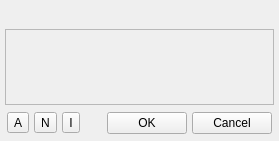
<?xml version="1.0" encoding="UTF-8"?>
<ui version="4.0">
 <class>Form</class>
 <widget class="QWidget" name="Form">
  <property name="geometry">
   <rect>
    <x>0</x>
    <y>0</y>
    <width>279</width>
    <height>141</height>
   </rect>
  </property>
  <property name="windowTitle">
   <string>Form</string>
  </property>
  <layout class="QVBoxLayout" name="verticalLayout">
   <property name="spacing">
    <number>5</number>
   </property>
   <property name="margin">
    <number>5</number>
   </property>
   <item>
    <widget class="QLabel" name="labelInfo">
     <property name="text">
      <string/>
     </property>
    </widget>
   </item>
   <item>
    <widget class="QWidget" name="containerTextTerm" native="true">
     <property name="sizePolicy">
      <sizepolicy hsizetype="Expanding" vsizetype="Fixed">
       <horstretch>0</horstretch>
       <verstretch>0</verstretch>
      </sizepolicy>
     </property>
    </widget>
   </item>
   <item>
    <widget class="QFrame" name="containerResultTree">
     <property name="sizePolicy">
      <sizepolicy hsizetype="Preferred" vsizetype="Expanding">
       <horstretch>0</horstretch>
       <verstretch>0</verstretch>
      </sizepolicy>
     </property>
     <property name="frameShape">
      <enum>QFrame::StyledPanel</enum>
     </property>
     <property name="frameShadow">
      <enum>QFrame::Raised</enum>
     </property>
    </widget>
   </item>
   <item>
    <widget class="QWidget" name="containerBottom" native="true">
     <property name="sizePolicy">
      <sizepolicy hsizetype="Preferred" vsizetype="Fixed">
       <horstretch>0</horstretch>
       <verstretch>0</verstretch>
      </sizepolicy>
     </property>
     <layout class="QHBoxLayout" name="horizontalLayout">
      <property name="spacing">
       <number>5</number>
      </property>
      <property name="margin">
       <number>2</number>
      </property>
      <item>
       <widget class="QToolButton" name="buttonAll">
        <property name="text">
         <string>A</string>
        </property>
       </widget>
      </item>
      <item>
       <widget class="QToolButton" name="buttonNone">
        <property name="text">
         <string>N</string>
        </property>
       </widget>
      </item>
      <item>
       <widget class="QToolButton" name="buttonInverse">
        <property name="text">
         <string>I</string>
        </property>
       </widget>
      </item>
      <item>
       <spacer name="horizontalSpacer">
        <property name="orientation">
         <enum>Qt::Horizontal</enum>
        </property>
        <property name="sizeHint" stdset="0">
         <size>
          <width>40</width>
          <height>20</height>
         </size>
        </property>
       </spacer>
      </item>
      <item>
       <widget class="QPushButton" name="buttonOK">
        <property name="sizePolicy">
         <sizepolicy hsizetype="Expanding" vsizetype="Fixed">
          <horstretch>0</horstretch>
          <verstretch>0</verstretch>
         </sizepolicy>
        </property>
        <property name="text">
         <string>OK</string>
        </property>
       </widget>
      </item>
      <item>
       <widget class="QPushButton" name="buttonCancel">
        <property name="sizePolicy">
         <sizepolicy hsizetype="Expanding" vsizetype="Fixed">
          <horstretch>0</horstretch>
          <verstretch>0</verstretch>
         </sizepolicy>
        </property>
        <property name="text">
         <string>Cancel</string>
        </property>
       </widget>
      </item>
     </layout>
    </widget>
   </item>
  </layout>
 </widget>
 <resources/>
 <connections/>
</ui>
